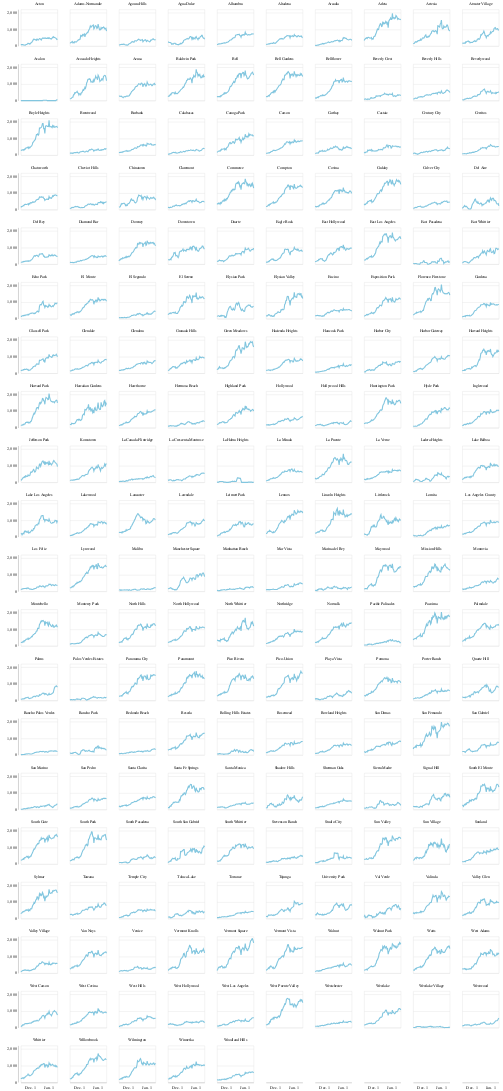

Here is the notebook cell this chart was saved with:
### Code cell
allcities_chart

### Figure 1 — Vega-Lite specification as saved in the notebook (floating-point values rounded to 4 significant figures; data arrays with more than 128 entries replaced by an {"elided": "..."} marker saying what was removed)
{"config": {"view": {"width": 800, "height": 450}, "background": "#ffffff", "title": {"anchor": "start", "font": "Benton Gothic Bold, sans", "fontColor": "#000000", "fontSize": 22, "fontWeight": "normal"}, "arc": {"fill": "#82c6df"}, "area": {"fill": "#82c6df"}, "line": {"stroke": "#82c6df", "strokeWidth": 3}, "path": {"stroke": "#82c6df"}, "rect": {"fill": "#82c6df"}, "shape": {"stroke": "#82c6df"}, "bar": {"fill": "#82c6df"}, "point": {"stroke": "#82c6df"}, "symbol": {"fill": "#82c6df", "size": 30}, "axis": {"titleFont": "Benton Gothic Bold, sans", "titleFontSize": 13, "titleFontWeight": "normal", "labelFont": "Benton Gothic, sans", "labelFontSize": 11.5, "labelFontWeight": "normal"}, "axisX": {"labelAngle": 0, "labelPadding": 4, "tickSize": 3}, "axisY": {"labelBaseline": "middle", "maxExtent": 45, "minExtent": 45, "tickSize": 2, "titleAlign": "left", "titleAngle": 0, "titleX": -45, "titleY": -11}, "legend": {"titleFont": "Benton Gothic Bold, sans", "titleFontSize": 13, "titleFontWeight": "normal", "symbolType": "square", "labelFont": "Benton Gothic, sans", "labelFontSize": 11.5}, "range": {"category": ["#3580b1", "#ec8431", "#ab7fb4", "#c89d29", "#adc839", "#829eb1"], "diverging": ["#e68a4f", "#f4bb6a", "#f9e39c", "#dadfe2", "#a6b7c6", "#849eae"], "heatmap": ["#fbf2c7", "#f9e39c", "#f8d36e", "#f4bb6a", "#e68a4f", "#d15a40", "#ab4232"], "ordinal": ["#fbf2c7", "#f9e39c", "#f8d36e", "#f4bb6a", "#e68a4f", "#d15a40", "#ab4232"], "ramp": ["#fbf2c7", "#f9e39c", "#f8d36e", "#f4bb6a", "#e68a4f", "#d15a40", "#ab4232"]}}, "data": {"name": "data-ed8b0622e5c78acdd158eb1d6fc5e8ec"}, "mark": "line", "encoding": {"facet": {"type": "nominal", "columns": 10, "field": "name", "title": ""}, "x": {"type": "temporal", "axis": {"format": "%b. %-d", "grid": false, "tickColor": "#ffffff", "tickCount": 4, "title": ""}, "field": "date"}, "y": {"type": "quantitative", "axis": {"tickColor": "#ffffff"}, "field": "new_confirmed_cases_seven_day_per_100k", "title": ""}}, "height": 100, "width": 100, "$schema": "https://vega.github.io/schema/vega-lite/v4.0.2.json", "datasets": {"data-ed8b0622e5c78acdd158eb1d6fc5e8ec": {"elided": "12090 records"}}}
